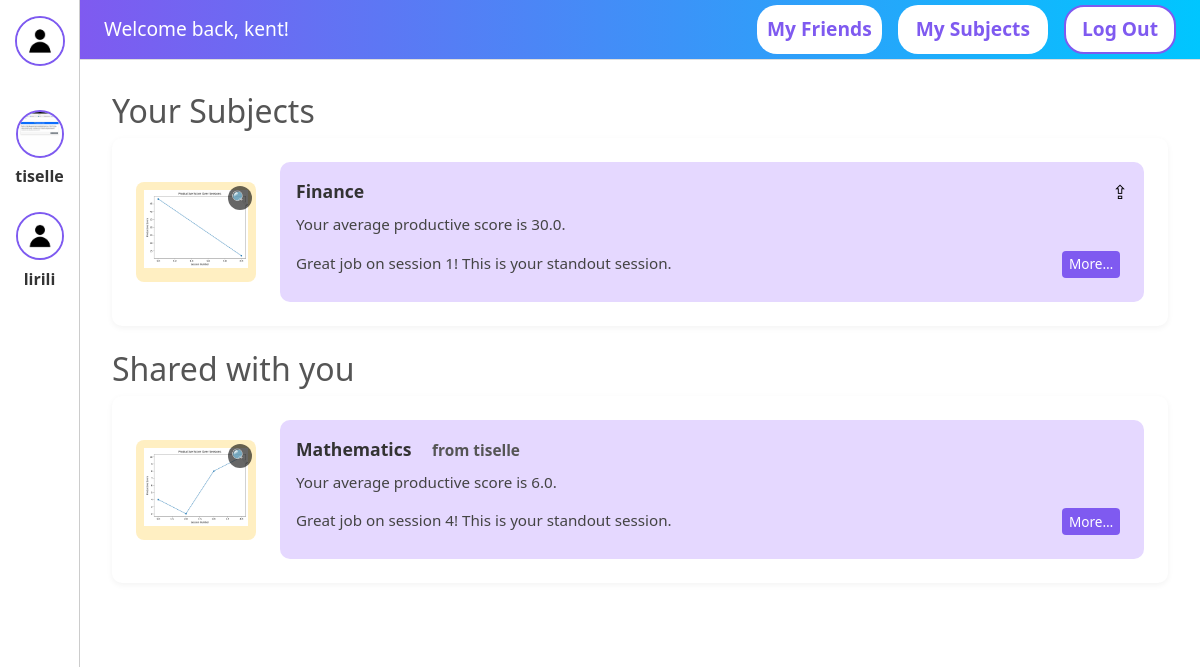
The app's page /dashboard (signed in) with its own data.
### app/models.py (models this page shows, shortened)
class User(UserMixin, db.Model):
    __tablename__ = 'users'
    id = db.Column(db.Integer, primary_key=True)
    username = db.Column(db.String(30), unique=True, nullable=False)
    password = db.Column(db.String(128), nullable=False)
    email = db.Column(db.String(120), unique=True, nullable=False)
    created_at = db.Column(db.DateTime, default=db.func.current_timestamp())
    first_name = db.Column(db.String(50), nullable=False)
    last_name = db.Column(db.String(50), nullable=False)
    profile_picture = db.Column(db.String(255), nullable=True)
    friends = db.relationship(
      'User',
      secondary='friendships',
      primaryjoin=(Friendship.user_id   == id),
      secondaryjoin=(Friendship.friend_id == id),
      backref='friended_by'
    )
    api_responses = db.relationship('ApiResponse', back_populates='user', lazy='dynamic')

class Subject(db.Model):
    __tablename__ = 'subjects'
    __table_args__ = (
        db.UniqueConstraint('user_id', 'name', name='uq_user_subject'),
    )
    id      = db.Column(db.Integer, primary_key=True)
    name    = db.Column(db.String(100), nullable=False)
    user_id = db.Column(db.Integer, db.ForeignKey('users.id'), nullable=False)
    user = db.relationship('User', backref=db.backref('subjects', lazy=True))
    api_responses = db.relationship('ApiResponse', back_populates='subject', lazy='dynamic')

class SharedSubject(db.Model):
    __tablename__ = 'shared_subjects'
    __table_args__ = (
        db.UniqueConstraint(
            'subject_id',
            'owner_id',
            'shared_with_user_id',
            name='uq_shared_subject'
        ),
    )
    id = db.Column(db.Integer, primary_key=True)
    subject_id = db.Column(db.Integer, db.ForeignKey('subjects.id'), nullable=False)
    owner_id = db.Column(db.Integer, db.ForeignKey('users.id'), nullable=False)
    shared_with_user_id = db.Column(db.Integer, db.ForeignKey('users.id'), nullable=False)
    subject = db.relationship('Subject', backref='shared_with')
    owner = db.relationship('User', foreign_keys=[owner_id], backref="owner_of_subjects")
    shared_with_user = db.relationship('User', foreign_keys=[shared_with_user_id], backref="shared_subjects")

### app/routes.py (the view)
@main_bp.route('/dashboard')
@login_required
def dashboard():
    raw = current_user.subjects
    seen = set()
    owned = []
    for s in raw:
        if s.name not in seen:
            seen.add(s.name)
            owned.append(s)
    insights_owned = {
        s.id: _build_insight_data(current_user.id, s.name)
        for s in owned
    }
    shares = SharedSubject.query.filter_by(shared_with_user_id=current_user.id).all()
    seen_shared = set()
    shared = []
    for sh in shares:
        key = (sh.owner_id, sh.subject.name)
        if key not in seen_shared:
            seen_shared.add(key)
            shared.append(sh)
    insights_shared = {
        sh.subject.id: _build_insight_data(sh.owner_id, sh.subject.name)
        for sh in shared
    }
    share_users = User.query.filter(User.id != current_user.id).all()
    return render_template(
        'dashboard.html',
        subjects=owned,
        insights=insights_owned,
        shared=shared,
        insights_shared=insights_shared,
        share_users=share_users
    )

### app/__init__.py (called while the page is built)
def create_app(config_class=Config):
    app = Flask(__name__)
    app.config.from_object(config_class)
    from app.routes import main_bp
    app.register_blueprint(main_bp)
    app.config['UPLOAD_FOLDER'] = config_class.UPLOAD_FOLDER
    app.config['ALLOWED_EXTENSIONS'] = config_class.ALLOWED_EXTENSIONS
    db.init_app(app)
    migrate = Migrate(app, db)
    login_manager = LoginManager(app)
    login_manager.login_view = 'main.login'
    @login_manager.user_loader
    def load_user(user_id):
        return User.query.get(int(user_id))
    with app.app_context():
        from . import routes
    return app

### app/templates/dashboard.html (shortened to what this page needs)
{% extends "homebase.html" %}
{% block body %}
<div class="dashboard-body">
  {% if subjects or shared %}
  {% if subjects %}
  <h2>Your Subjects</h2>
  {% for subj in subjects %}
  {% set data = insights.get(subj.id) %}
  <div class="subject-card">
    <div class="graph-box">
      {% if data and data.plot_url %}
      <img src="{{ data.plot_url }}" alt="Chart for {{ subj.name|e }}">
      <button class="expand-btn" onclick="window.open('{{ data.plot_url }}','_blank')"
        title="View full-size">🔍</button>
      {% else %}
      <div class="no-data">No chart available</div>
      {% endif %}
    </div>
    <div class="subject-info">
      <div class="subject-title" style="position: relative;">
        {{ subj.name }}
        <button class="share-btn" onclick="toggleSharePanel({{ subj.id }})" title="Share this subject"
          style="position: absolute; top: 0; right: 0; background: transparent; border: none; cursor: pointer;">⇪</button>
      </div>
      <div class="subject-insight" id="insight-{{ subj.id }}">
        {% if data and data.performance_insight %}
        {% for line in data.performance_insight %}
        <p>{{ line }}</p>
        {% endfor %}
        {% endif %}
        {% if data and data.performance_insight|length > 3 %}
        <button class="expand-insights" data-subj-id="{{ subj.id }}"
          onclick="toggleText(this.dataset.subjId)">More…</button>
        {% endif %}
      </div>
    </div>
  </div>
  {% endfor %}
  {% endif %}
  {% if shared %}
  <h2>Shared with you</h2>
  {% for sh in shared %}
  {% set data = insights_shared.get(sh.subject.id) %}
  <div class="subject-card shared-card">
    <div class="graph-box">
      {% if data and data.plot_url %}
      <img src="{{ data.plot_url }}" alt="Chart for {{ sh.subject.name|e }}">
      <button class="expand-btn" onclick="window.open('{{ data.plot_url }}','_blank')"
        title="View full-size">🔍</button>
      {% else %}
      <div class="no-data">No chart available</div>
      {% endif %}
    </div>
    <div class="subject-info">
      <div class="subject-title">
        {{ sh.subject.name }}
        <small style="margin-left:1rem;color:#555;">
          from {{ sh.owner.username }}
        </small>
      </div>
      <div class="subject-insight" id="insight-{{ sh.subject.id }}">
        {% if data and data.performance_insight %}
        {% for line in data.performance_insight %}
        <p>{{ line }}</p>
        {% endfor %}
        {% endif %}
        {% if data and data.performance_insight|length > 3 %}
        <button class="expand-insights" data-subj-id="{{ sh.subject.id }}"
          onclick="toggleText(this.dataset.subjId)">More…</button>
        {% endif %}
      </div>
    </div>
  </div>
  {% endfor %}
  {% endif %}
  {% else %}
  <p>You're not enrolled in any subjects yet.</p>
  {% endif %}
</div>
{% endblock %}

### app/templates/homebase.html (shortened to what this page needs)
<!DOCTYPE html>
<html lang="en">
<head>
  <link href="https://cdn.jsdelivr.net/npm/bootstrap@5.3.0/dist/css/bootstrap.min.css" rel="stylesheet">
  <link rel="stylesheet" href="{{ url_for('static', filename='dashboard.css') }}">
  <link rel="stylesheet" href="{{ url_for('static', filename='friends.css') }}">
  <link rel="stylesheet" href="{{ url_for('static', filename='subjects.css') }}">
  <link rel="stylesheet" href="{{ url_for('static', filename='profile-page.css') }}">
</head>
<body>
  <div class="sidebar">
    <div class="profile-pic-wrapper">
      {% set profile_pic = current_user.profile_picture if current_user.profile_picture else 'default.jpg' %}
      <img
        src="{{ url_for('static', filename=profile_pic) }}"
        class="profile-pic"
        alt="Profile Picture"
        onclick="window.location.href='{{ url_for('main.profile_page') }}'"
        title="My Profile"
      />
    </div>
    {% for friend in current_user.friends %}
      <div class="friend-entry">
        <img
          src="{{ url_for('static', filename=friend.profile_picture or 'default.jpg') }}"
          class="profile-pic"
          alt="{{ friend.username }}"
          title="{{ friend.username }}"
        />
        <span class="friend-username">{{ friend.username }}</span>
      </div>
    {% else %}
      <p class="no-friends">You have no friends yet.</p>
    {% endfor %}
  </div>
  <div class="main-content">
    <div class="top-nav">
      <div>Welcome back, {{ current_user.username }}!</div>
      <div class="top-buttons">
        <a href="{{ url_for('main.friends') }}" class="friends-btn">My Friends</a>
        <a href="{{ url_for('main.subjects') }}" class="create-btn">My Subjects</a>
        <a href="{{ url_for('main.logout') }}" class="logout-btn">Log Out</a>
      </div>
    </div>
    {% block body %}{% endblock %}
  </div>
</body>
</html>

### app/static/dashboard.css (style rules this page uses)
* { box-sizing: border-box; margin: 0; padding: 0; font-family: 'Segoe UI', sans-serif; }
html, body { margin: 0; padding: 0; width: 100%; height: 100%; }
.sidebar { width: 80px; background-color: #fff; border-right: 1px solid #ddd; display: flex; flex-direction: column; align-items: center; padding-top: 1rem; flex: 0 0 80px; background: #fff; }
.profile-pic { width: 50px; height: 50px; object-fit: cover; border-radius: 50%; border: 2px solid #7f5af0; margin-bottom: 1rem; display: block; }
.main-content { flex: 1 1 auto; min-width: 0; background: #fff; overflow-y: auto; }
.top-nav { height: 60px; background: linear-gradient(90deg, #7f5af0, #00c6ff); color: white; display: flex; justify-content: space-between; align-items: center; padding: 0 2rem; font-size: 1.2rem; }
.top-buttons { display: flex; align-items: center; gap: 1rem; }
.create-btn, .logout-btn, .friends-btn { text-decoration: none; padding: 8px 16px; border-radius: 20px; font-weight: bold; border: 2px solid transparent; cursor: pointer; transition: all 0.2s ease-in-out; }
.create-btn { background-color: #fff; color: #7f5af0; }
.logout-btn { background-color: #fff; color: #7f5af0; border-color: #7f5af0; text-decoration: none; }
.dashboard-body { padding: 2rem; overflow-y: auto; background-color: white; }
.subject-card { background-color: #fff; border-radius: 10px; display: flex; align-items: center; padding: 1.5rem; margin-bottom: 1.5rem; box-shadow: 0 2px 6px rgba(0, 0, 0, 0.05); }
.graph-box { width: 120px; height: 100px; background-color: #ffefc2; border-radius: 8px; margin-right: 1.5rem; }
.subject-info { flex: 1; background-color: #e5d8ff; border-radius: 10px; padding: 1rem; }
.subject-title { font-size: 1.1rem; font-weight: bold; color: #333; margin-bottom: 0.5rem; }
.subject-insight { font-size: 0.95rem; color: #444; }
.graph-box { position: relative; display: inline-block; background-color: #ffefc2; border-radius: 8px; padding: 0.5rem; margin-right: 1.5rem; }
.graph-box img, .graph-box canvas { display: block; max-width: 100%; height: auto; }
.graph-box .expand-btn { position: absolute; top: 4px; right: 4px; background: rgba(0, 0, 0, 0.6); color: white; border: none; border-radius: 50%; width: 24px; height: 24px; font-size: 14px; line-height: 1; cursor: pointer; }
.subject-insight { position: relative; max-height: 4.8em; overflow: hidden; padding-bottom: 2em; transition: max-height 0.3s ease; }
.expand-insights { position: absolute; bottom: 0.5rem; right: 0.5rem; background: #7f5af0; color: #fff; border: none; border-radius: 4px; padding: 0.25em 0.5em; font-size: 0.85rem; cursor: pointer; z-index: 1; }
.subject-title { position: relative; }
.share-btn { position: absolute; top: 0; right: -2rem; background: transparent; border: none; font-size: 1.2rem; cursor: pointer; }

### app/static/friends.css (style rules this page uses)
* { box-sizing: border-box; font-family: 'Segoe UI', sans-serif; margin: 0; padding: 0; }
body { display: flex; height: 100vh; background-color: #f4f6f9; }
.sidebar { width: 120px; background-color: #fff; border-right: 1px solid #ccc; display: flex; flex-direction: column; align-items: center; padding-top: 1rem; flex: 0 0 80px; position: relative; z-index: 10; background: #fff; }
.profile-pic { width: 50px; height: 50px; background-color: #cce5ff; border-radius: 50%; margin-bottom: 2rem; }
.main-content { flex: 1; display: flex; flex-direction: column; }
.friends-btn { padding: 8px 8px; background-color: #ffffff; color: #7f5af0; border-radius: 20px; font-weight: bold; cursor: pointer; text-decoration: none; }
.friend-entry { display: flex; flex-direction: column; align-items: center; margin: 0.5rem 0; cursor: pointer; width: 100%; padding: 0.25rem; border-radius: 0.5rem; transition: background .2s; }
.friend-entry .profile-pic { width: 3rem; height: 3rem; border-radius: 50%; object-fit: cover; margin: 0; }
.friend-username { margin-top: 0.4rem; font-weight: 600; color: #333; text-align: center; }

### app/static/profile-page.css (style rules this page uses)
* { margin: 0; padding: 0; box-sizing: border-box; }
body { background-color: #e0e0e0; color: #555; font-family: 'Segoe UI', sans-serif; height: 100vh; overflow: hidden; }
.top-nav { position: fixed; top: 0; left: 80px; right: 0; height: 60px; background-color: #fff; border-bottom: 1px solid #ddd; z-index: 999; padding: 0 1.5rem; display: flex; align-items: center; justify-content: space-between; }
.main-content { margin-top: 60px; overflow-y: auto; height: calc(100vh - 60px); background-color: white; }

### records on screen
User: profile_picture (picture), username "tiselle"
User: shows a picture, username "lirili"
User: username "kent"
Subject: name (picture), name "Finance", performance_insight "Your average productive score is 30.0." "Great job on session 1! This is your standout session."
SharedSubject: subject.name (picture), subject.name "Mathematics", owner.username "tiselle", performance_insight "Your average productive score is 6.0." "Great job on session 4! This is your standout session."
